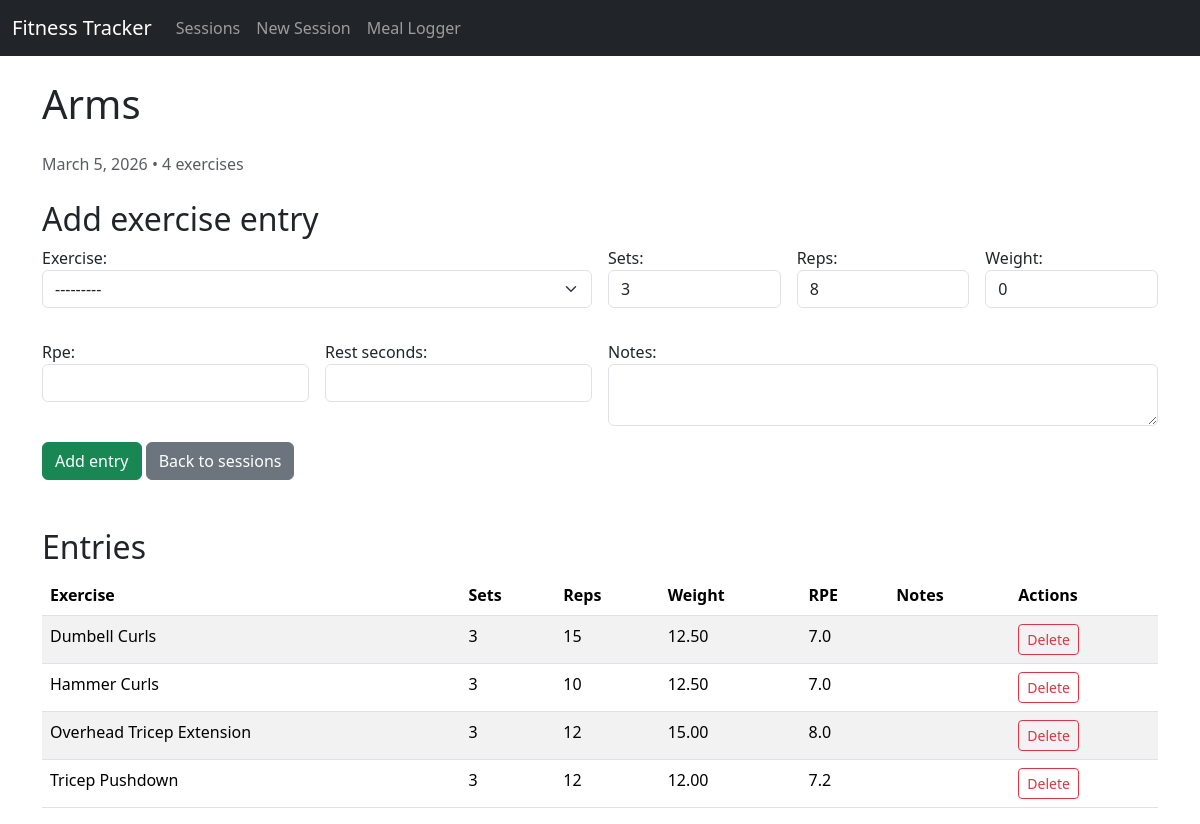
The app's page /sessions/6/ (signed in) with its own data.
### workouts/models.py (models this page shows, shortened)
class WorkoutSession(models.Model):
    user = models.ForeignKey(
        settings.AUTH_USER_MODEL,
        on_delete=models.CASCADE,
        related_name='workout_sessions',
    )
    name = models.CharField(max_length=120, blank=True,
                            help_text='Optional session title')
    date = models.DateField(default=timezone.localdate)
    notes = models.TextField(blank=True)
    created_at = models.DateTimeField(auto_now_add=True)
    updated_at = models.DateTimeField(auto_now=True)
    class Meta:
        ordering = ['-date', '-created_at']

class WorkoutEntry(models.Model):
    session = models.ForeignKey(
        WorkoutSession,
        on_delete=models.CASCADE,
        related_name='entries',
    )
    exercise = models.ForeignKey(
        Exercise,
        on_delete=models.PROTECT,
        related_name='entries',
    )
    sets = models.PositiveSmallIntegerField(default=3)
    reps = models.PositiveSmallIntegerField(default=8)
    weight = models.DecimalField(max_digits=6, decimal_places=2, default=0)
    rpe = models.DecimalField(
        max_digits=3,
        decimal_places=1,
        null=True,
        blank=True,
        help_text='Rate of perceived exertion, 1.0-10.0',
    )
    rest_seconds = models.PositiveIntegerField(null=True, blank=True)
    notes = models.TextField(blank=True)
    created_at = models.DateTimeField(auto_now_add=True)
    class Meta:
        ordering = ['session', 'exercise']

class Exercise(models.Model):
    CATEGORY_CHOICES = [
        ('strength', 'Strength'),
        ('conditioning', 'Conditioning'),
        ('mobility', 'Mobility'),
        ('power', 'Power'),
        ('other', 'Other'),
    ]
    name = models.CharField(max_length=120)
    category = models.CharField(
        max_length=24, choices=CATEGORY_CHOICES, default='strength')
    muscle_group = models.CharField(max_length=120, blank=True)
    description = models.TextField(blank=True)
    is_active = models.BooleanField(default=True)
    class Meta:
        ordering = ['name']
        unique_together = ('name', 'category')
    def __str__(self):
        return self.name

### workouts/views.py (the view)
# urls.py: path('sessions/<int:pk>/', views.session_detail, name='session_detail'),
@login_required(login_url='/admin/login/')
def session_detail(request, pk):
    session = get_object_or_404(WorkoutSession, pk=pk, user=request.user)
    if request.method == 'POST':
        entry_form = WorkoutEntryForm(request.POST)
        if entry_form.is_valid():
            entry = entry_form.save(commit=False)
            entry.session = session
            entry.save()
            return redirect('workouts:session_detail', pk=pk)
    else:
        entry_form = WorkoutEntryForm()
    return render(request, 'workouts/session_detail.html', {
        'session': session,
        'entry_form': entry_form,
    })

### workouts/forms.py
class WorkoutEntryForm(forms.ModelForm):
    class Meta:
        model = WorkoutEntry
        fields = ['exercise', 'sets', 'reps',
                  'weight', 'rpe', 'rest_seconds', 'notes']
        widgets = {
            'exercise': forms.Select(attrs={'class': 'form-select'}),
            'sets': forms.NumberInput(attrs={'class': 'form-control', 'min': 1}),
            'reps': forms.NumberInput(attrs={'class': 'form-control', 'min': 1}),
            'weight': forms.NumberInput(attrs={'class': 'form-control', 'step': '0.25', 'min': 0}),
            'rpe': forms.NumberInput(attrs={'class': 'form-control', 'step': '0.5', 'min': 1, 'max': 10}),
            'rest_seconds': forms.NumberInput(attrs={'class': 'form-control', 'min': 0}),
            'notes': forms.Textarea(attrs={'class': 'form-control', 'rows': 2}),
        }

### workouts/templates/workouts/session_detail.html (shortened to what this page needs)
{% extends 'workouts/base.html' %}
{% block content %}
<h1 class="mb-4">{{ session.name|default:'Workout session' }}</h1>
<p class="text-muted">{{ session.date }} • {{ session.entries.count }} exercise{{ session.entries.count|pluralize }}</p>
<h2 class="mt-4">Add exercise entry</h2>
<form method="post" novalidate>
    <div class="row g-3">
        <div class="col-md-6">{{ entry_form.exercise.label_tag }} {{ entry_form.exercise }}</div>
        <div class="col-md-2">{{ entry_form.sets.label_tag }} {{ entry_form.sets }}</div>
        <div class="col-md-2">{{ entry_form.reps.label_tag }} {{ entry_form.reps }}</div>
        <div class="col-md-2">{{ entry_form.weight.label_tag }} {{ entry_form.weight }}</div>
    </div>
    <div class="row g-3 mt-3">
        <div class="col-md-3">{{ entry_form.rpe.label_tag }} {{ entry_form.rpe }}</div>
        <div class="col-md-3">{{ entry_form.rest_seconds.label_tag }} {{ entry_form.rest_seconds }}</div>
        <div class="col-md-6">{{ entry_form.notes.label_tag }} {{ entry_form.notes }}</div>
    </div>
    <button type="submit" class="btn btn-success mt-3">Add entry</button>
    <a href="{% url 'workouts:session_list' %}" class="btn btn-secondary mt-3">Back to sessions</a>
</form>
{% if session.entries.exists %}
<h2 class="mt-5">Entries</h2>
<div class="table-responsive">
    <table class="table table-striped">
        <thead>
            <tr>
                <th>Exercise</th>
                <th>Sets</th>
                <th>Reps</th>
                <th>Weight</th>
                <th>RPE</th>
                <th>Notes</th>
                <th>Actions</th>
            </tr>
        </thead>
        <tbody>
            {% for entry in session.entries.all %}
            <tr>
                <td>{{ entry.exercise.name }}</td>
                <td>{{ entry.sets }}</td>
                <td>{{ entry.reps }}</td>
                <td>{{ entry.weight }}</td>
                <td>{{ entry.rpe }}</td>
                <td>{{ entry.notes }}</td>
                <td>
                    <a href="{% url 'workouts:entry_delete' session.pk entry.pk %}" class="btn btn-sm btn-outline-danger">Delete</a>
                </td>
            </tr>
            {% endfor %}
        </tbody>
    </table>
</div>
{% endif %}
{% endblock %}

### records on screen
WorkoutSession: name "Arms", date "March 5, 2026", entries.count "4"
WorkoutEntry: exercise.name "Dumbell Curls", sets "3", reps "15", weight "12.50", rpe "7.0"
WorkoutEntry: exercise.name "Hammer Curls", sets "3", reps "10", weight "12.50", rpe "7.0"
WorkoutEntry: exercise.name "Overhead Tricep Extension", sets "3", reps "12", weight "15.00", rpe "8.0"
WorkoutEntry: exercise.name "Tricep Pushdown", sets "3", reps "12", weight "12.00", rpe "7.2"

### other values on screen
{{ entry_form.exercise.label_tag }} "Exercise:"
{{ entry_form.sets.label_tag }} "Sets:"
{{ entry_form.reps.label_tag }} "Reps:"
{{ entry_form.weight.label_tag }} "Weight:"
{{ entry_form.rpe.label_tag }} "Rpe:"
{{ entry_form.rest_seconds.label_tag }} "Rest seconds:"
{{ entry_form.notes.label_tag }} "Notes:"
